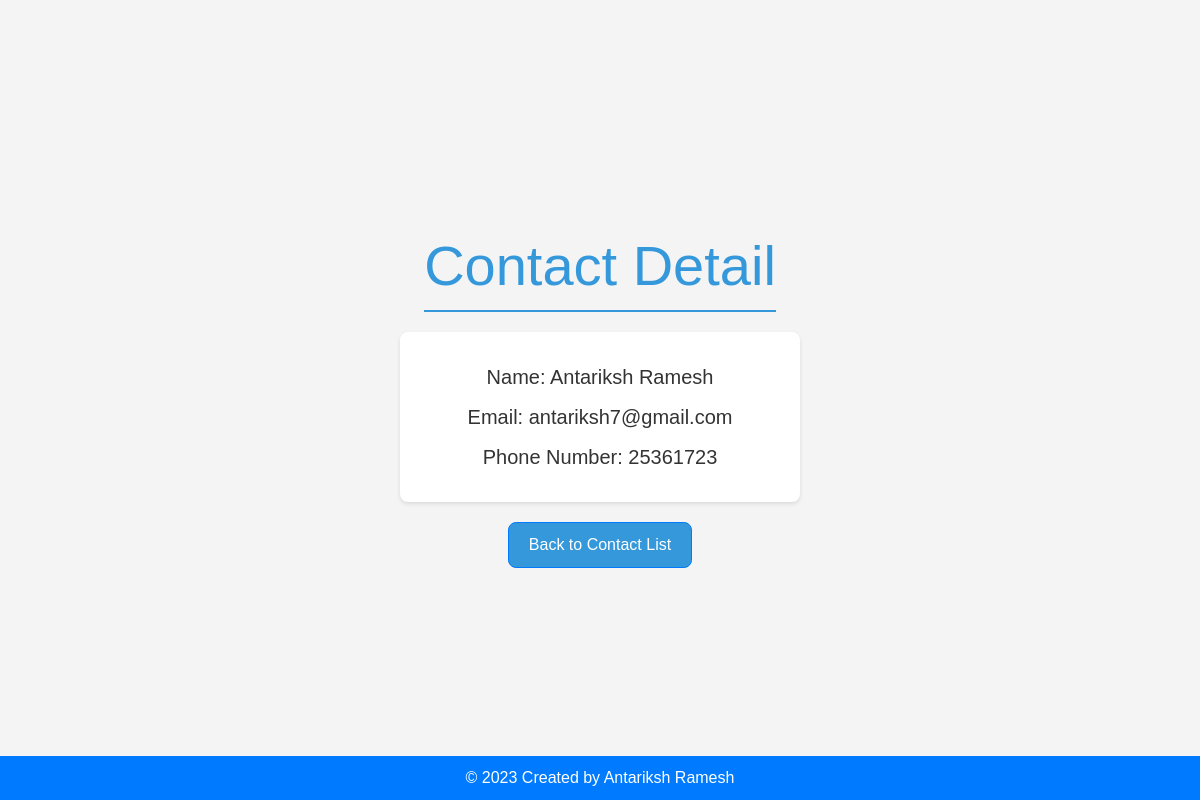
/contacts/12/detail/, run on the app's committed database.
### Contact_details/models.py (models this page shows, shortened)
class Contact(models.Model):
    first_name = models.CharField(max_length=50)
    last_name = models.CharField(max_length=50, unique=True)
    email = models.EmailField(unique=True)
    phone_number = models.CharField(max_length=10)
    class Meta:
        app_label = 'Contact_details'
        managed = False

### Contact_details/views.py (the view)
# urls.py: path('contacts/<int:pk>/detail/', contact_detail, name='contact_detail'),
def contact_detail(request, pk):
    contact = get_object_or_404(Contact, pk=pk)
    return render(request, 'Contact_details/contact_detail.html', {'contact': contact})

### Contact_details/Templates/Contact_details/contact_detail.html (shortened to what this page needs)
<!DOCTYPE html>
<html lang="en">
<head>
    <link rel="stylesheet" href="https://stackpath.bootstrapcdn.com/bootstrap/4.3.1/css/bootstrap.min.css">
</head>
<body>
    <h1 class="display-4">Contact Detail</h1>
    <div class="contact-info">
        <p class="lead"><strong>Name:</strong> {{ contact.first_name }} {{ contact.last_name }}</p>
        <p class="lead"><strong>Email:</strong> {{ contact.email }}</p>
        <p class="lead"><strong>Phone Number:</strong> {{ contact.phone_number }}</p>
    </div>
    <a href="{% url 'contact_list' %}" class="btn btn-primary back-link">Back to Contact List</a>
    <footer class="bg-primary text-white">
        &copy; 2023 Created by Antariksh Ramesh
    </footer>
</body>
</html>

### Contact_details/Templates/Contact_details/contact_detail.html (style rules this page uses)
body { font-family: Arial, sans-serif; background-color: #f4f4f4; display: flex; flex-direction: column; align-items: center; justify-content: center; height: 100vh; margin: 0; }
h1 { color: #3498db; border-bottom: 2px solid #3498db; padding-bottom: 10px; text-align: center; margin-bottom: 20px; }
.contact-info { background-color: #fff; padding: 20px; border-radius: 8px; box-shadow: 0 2px 4px rgba(0, 0, 0, 0.1); width: 400px; text-align: center; }
p { margin: 10px 0; color: #333; }
.back-link { background-color: #3498db; color: #fff; padding: 10px 20px; text-decoration: none; border-radius: 8px; margin-top: 20px; display: inline-block; }
footer { position: fixed; bottom: 0; width: 100%; text-align: center; padding: 10px; background-color: #3498db; color: #fff; }

### data on the page
Contact: first_name "Antariksh", last_name "Ramesh", email "antariksh7@gmail.com", phone_number "25361723"
